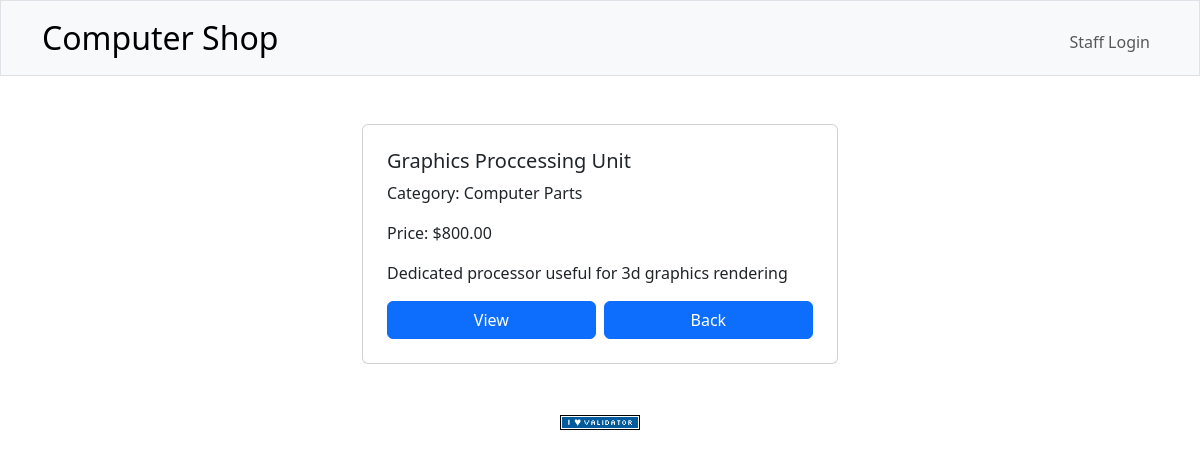
Page /view/14 on the committed database.
### tables this page shows
CREATE TABLE Product (
    productID INTEGER PRIMARY KEY AUTOINCREMENT NOT NULL,
    name TEXT NOT NULL,
    category TEXT NOT NULL,
    description TEXT NOT NULL,
    instock INTEGER NOT NULL,
    restockPrice NUMERIC NOT NULL,
    salePrice NUMERIC NOT NULL,
    restockURL TEXT NOT NULL
);

### app.py (the view)
@app.route("/view/<id>")
def view(id):
    item = db.execute(
        "SELECT productID, name, category, salePrice, description FROM Product WHERE productID = ?", id)
    if len(item) == 0:
        return apology("Item ID does not exist")
    return render_template("product.html", item=item)

### app.py (called while the page is built)
@app.after_request
def after_request(response):
    response.headers["Cache-Control"] = "no-cache, no-store, must-revalidate"
    response.headers["Expires"] = 0
    response.headers["Pragma"] = "no-cache"
    return response

### helpers.py (called while the page is built)
def usd(value):
    return f"${value:,.2f}"

### templates/product.html (shortened to what this page needs)
{% extends "layout.html" %}
{% block main %}
       <div class="container" style="max-width: 500px">
            <div class="card">
                <div class="card-body p-4 text-start ">
                        <h5 class="card-title ">{{item[0]["name"]}}</h5>
                        <p class="card-text">Category: {{item[0]["category"]}}</p>
                        <p class="card-text">Price: {{item[0]["salePrice"] | usd}}</p>
                    <p class="card-text">{{item[0]["description"]}}</p>
                    <div class="d-flex gap-2">
                        <a href="/buy/{{item[0]['productID']}}" class="btn btn-primary flex-fill">View</a>
                        <a href="/" class="btn btn-primary flex-fill">Back</a>
                    </div>
                </div>
            </div>
        </div>
{% endblock %}

### rows in the picture
Product: name "Graphics Proccessing Unit", category "Computer Parts", salePrice "$800.00", description "Dedicated processor useful for 3d graphics rendering"
